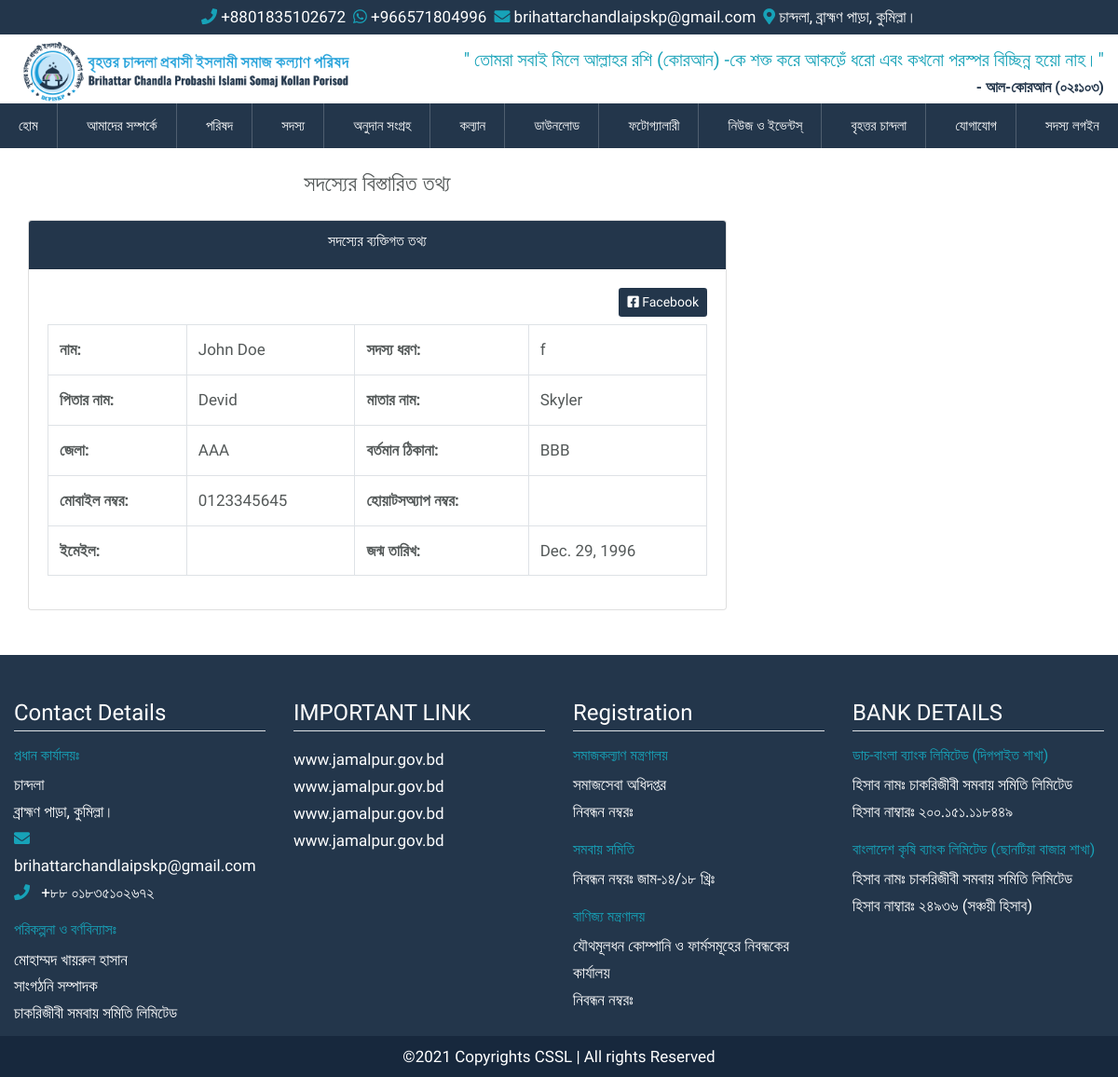
Screenshot of /member-detail/4 with the database file from the repository.
### src/models.py (models this page shows, shortened)
class Member(models.Model):
    user = models.OneToOneField(
        User, on_delete=models.CASCADE, blank=True, related_name="member"
    )
    full_name = models.CharField(max_length=255, blank=True, default="")
    father_name = models.CharField(max_length=255, blank=True, default="")
    mother_name = models.CharField(max_length=255, blank=True, default="")
    zilla = models.CharField(max_length=63, blank=True, default="")
    upazilla = models.CharField(max_length=63, blank=True, default="")
    country = models.CharField(max_length=127, blank=True, default="")
    image = models.ImageField(upload_to="member/images", blank=True, null=True)
    phone = models.CharField(max_length=32, blank=True, default="")
    whatsapp_number = models.CharField(max_length=32, blank=True, default="")
    fb_link = models.URLField(blank=True, default="")
    passport = models.CharField(max_length=63, blank=True, default="")
    date_of_birth = models.DateField(blank=True, null=True)
    image = models.ImageField(upload_to="img/members", blank=True, null=True)
    member_type = models.CharField(choices=choice, max_length=24, default="")
    is_agreed = models.BooleanField(default=False)
    is_approved = models.BooleanField(default=False)
    class Meta:
        verbose_name = ""
        verbose_name_plural = "Members"

### src/views.py (the view)
# urls.py: path("member-detail/<int:pk>", member_detail, name="member_detail"),
def member_detail(request, pk):
    member = get_object_or_404(Member, pk=pk, is_approved=True)
    context = {"member": member}
    return render(request, "pages/member/member_detail.html", context)

### templates/pages/member/member_detail.html (shortened to what this page needs)
{% extends 'base.html' %}
{% load static %}
{% block content %}
<div class="container-fluid">
    <div class="row">
        <div class="col-8">
            <h4 class="text-center mb-4">সদস্যের বিস্তারিত তথ্য</h4>
            <div class="">
                <div class="card">
                    <div class="card-header bg-blue">
                        <h6 class="text-center">সদস্যের ব্যক্তিগত তথ্য</h6>
                    </div>
                    <div class="card-body">
                        <div class="float-right mb-2">
                            <a class="btn blue-btn btn-sm" href="{{member.fb_link}}" target="_blank"
                                rel="noopener noreferrer">
                                <i class="fab fa-facebook-square"></i> Facebook
                            </a>
                        </div>
                        <table class="table table-bordered">
                            <tbody>
                                <tr>
                                    <th>নাম:</th>
                                    <td>{{ member.full_name }}</td>
                                    <th>সদস্য ধরণ:</th>
                                    <td>{{ member.member_type }}</td>
                                </tr>
                                <tr>
                                    <th>পিতার নাম:</th>
                                    <td>{{ member.father_name }}</td>
                                    <th>মাতার নাম:</th>
                                    <td>{{ member.mother_name }}</td>
                                </tr>
                                <tr>
                                    <th>জেলা:</th>
                                    <td>{{ member.zilla }}</td>
                                    <th>বর্তমান ঠিকানা:</th>
                                    <td>{{ member.upazilla }}</td>
                                </tr>
                                <tr>
                                    <th>মোবাইল নম্বর:</th>
                                    <td>{{ member.phone }}</td>
                                    <th>হোয়াটসঅ্যাপ নম্বর:</th>
                                    <td>{{ member.whatsapp_number }}</td>
                                </tr>
                                <tr>
                                    <th>ইমেইল:</th>
                                    <td>{{ member.email }}</td>
                                    <th>জন্ম তারিখ:</th>
                                    <td>{{ member.date_of_birth }}</td>
                                </tr>
                            </tbody>
                        </table>
                    </div>
                </div>
            </div>
        </div>
        <div class="col-4"></div>
    </div>
</div>
{% endblock content %}

### static/css/style_backup.css (style rules this page uses)
body { margin: 0; padding: 0; font-family: 'Baloo Da 2', cursive; font-size: 17px; line-height: 1.8rem; color: #545959; }

### static/css/main.css (style rules this page uses)
:root { --mainColor: #23364B; --darkBlue: #17283d; }
.bg-blue { color: #fff; background-color: var(--mainColor); }
.blue-btn { color: #fff; background-color: var(--mainColor); }

### rows the page displays
Member: full_name "John Doe", member_type "f", father_name "Devid", mother_name "Skyler", zilla "AAA", upazilla "BBB", phone "0123345645", date_of_birth "Dec. 29, 1996"
